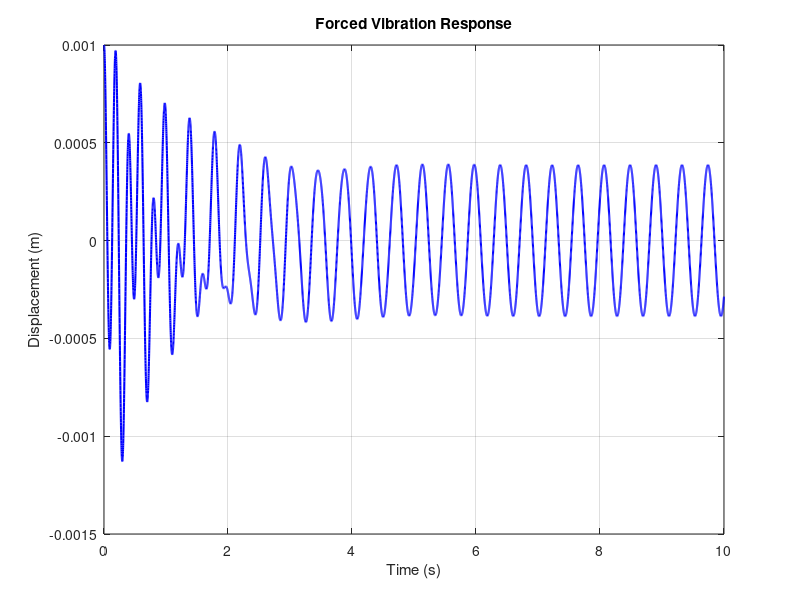
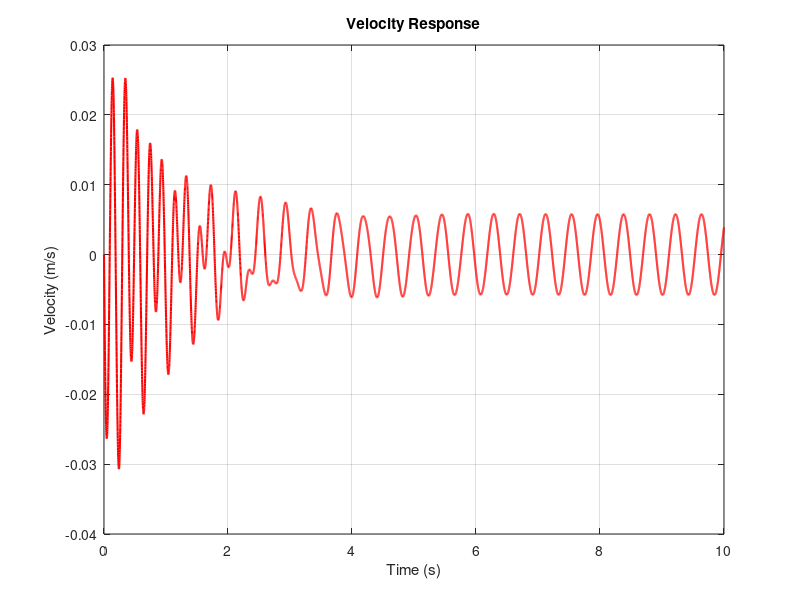
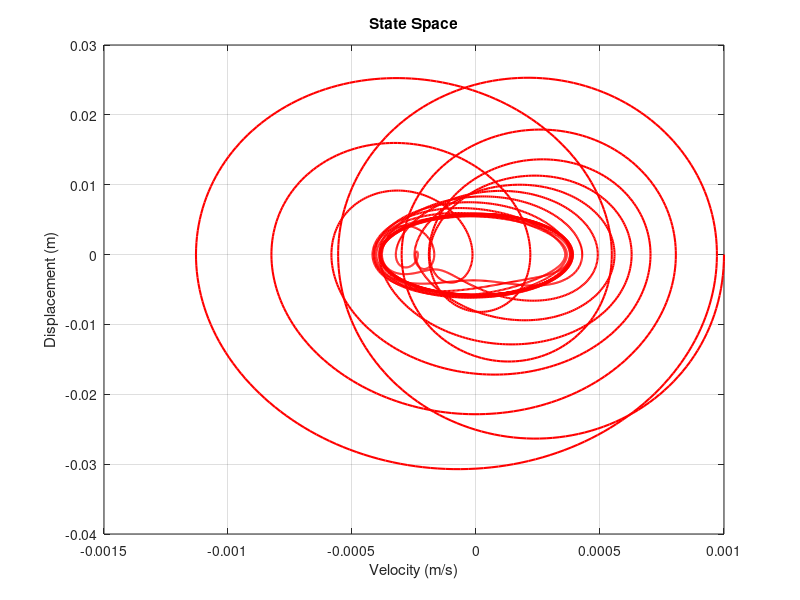

MATLAB code to generate these figures, in order:
clc;
clear all;
close all;

%

function dydt = forcesdof(t, y, m, c, k, F0, omega_f)
    F_t = F0 * sin(omega_f * t);   % Excitation force
    dydt = zeros(2,1);
    dydt(1) = y(2);
    dydt(2) = (F_t - c*y(2) - k*y(1)) / m;
end


% system parameter
m = 10;    % kg
k = 10000; % Stiffness
c = 20;    % Damping

% not required
omega_n = sqrt(k/m); 
zeta    = c / (2 * m * omega_n);

dt     = 0.001;
t_span = 0:dt:10;

% Initial condition
x0 = 0.001;
v0 = 0;
y0 = [x0; v0];

F0      = 3;
omega_f = 15; % Excitation Freq

[t,y] = ode45(@(t,y) forcesdof(t, y, m, c, k, F0, omega_f), t_span, y0);

figure;
plot(t,y(:,1),'b','LineWidth',1.5);
xlabel('Time (s)');
ylabel('Displacement (m)');
title('Forced Vibration Response');
grid on;

figure;
plot(t,y(:,2),'r','LineWidth',1.5);
xlabel('Time (s)');
ylabel('Velocity (m/s)');
title('Velocity Response');
grid on;


figure;
plot(y(:,1),y(:,2),'r','LineWidth',1.5);
xlabel('Velocity (m/s)');
ylabel('Displacement (m)');
title('State Space');
grid on;